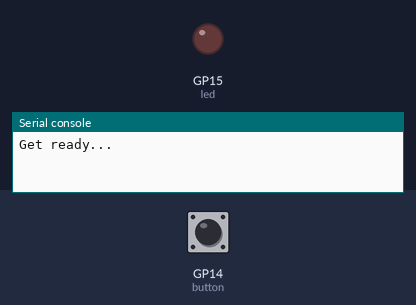
Bench run of a program on a simulated Raspberry Pi Pico running MicroPython. Shown: output pins drawn as LEDs (lit = HIGH), the last lines printed to the serial console. Wiring (from the project's diagram.json): green button on GP14, red LED on GP15. The inputs (shaded band) are chosen by the test bench; at power-on: GP14 (button) HIGH. Random numbers come from a fixed seed.

Above: at 1.2 s.
1.3 s: GP14 (button) pulled LOW for 3.2 s
9.0 s: GP14 (button) pulled LOW for 0.15 s
At 16.0 s:
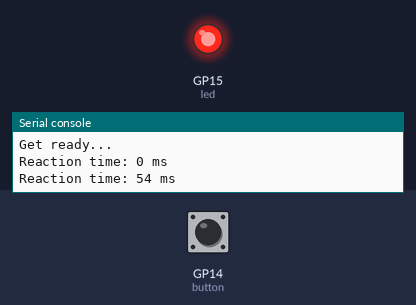
Timing chart, 0 to 16.6 s (numbered marks = the images above; inputs shaded):
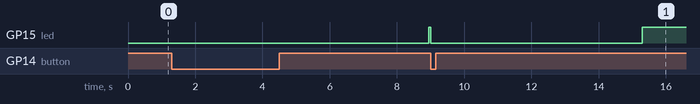

Measured:
- after the input at 9.0 s, GP15 (led): HIGH → LOW at once, → HIGH 6.3 s later

The program:

main.py
```python
from machine import Pin
from time import sleep, ticks_ms, ticks_diff
import urandom

led = Pin(15, Pin.OUT)
button = Pin(14, Pin.IN, Pin.PULL_UP)

print("Get ready...")

while True:
    sleep(urandom.uniform(2, 5))  # satunnainen odotus
    led.on()
    start = ticks_ms()

    # odotetaan napin painallusta
    while button.value() == 1:
        pass

    reaction = ticks_diff(ticks_ms(), start)
    led.off()
    print("Reaction time:", reaction, "ms")
    sleep(2)
```
